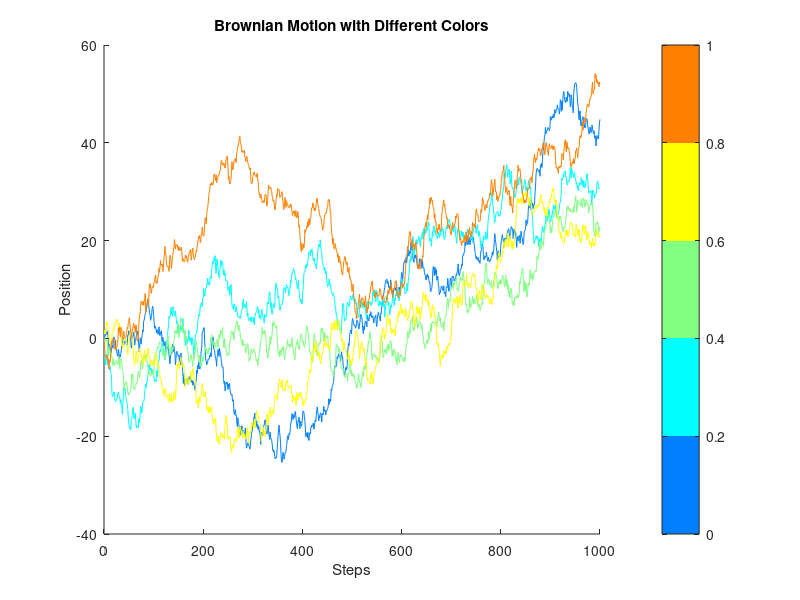

Reproduce this figure in MATLAB. (Note: this script raises an error after producing the figure.)
% Parameters
numSteps = 1000;     % Number of steps in the random walk
numTrajectories = 5; % Number of trajectories to plot

% Generate random walk trajectories
trajectories = cumsum(randn(numSteps, numTrajectories));

% Create a color map
colorMap = jet(numTrajectories);

% Plotting
figure;
hold on;

for i = 1:numTrajectories
    plot(1:numSteps, trajectories(:, i), 'Color', colorMap(i, :));
end

hold off;

xlabel('Steps');
ylabel('Position');
title('Brownian Motion with Different Colors');

% Add a colorbar to show the correspondence between colors and trajectories
colormap(colorMap);
c = colorbar('Ticks', linspace(0, 1, numTrajectories), 'TickLabels', 1:numTrajectories);
c.Label.String = 'Trajectory Number';
